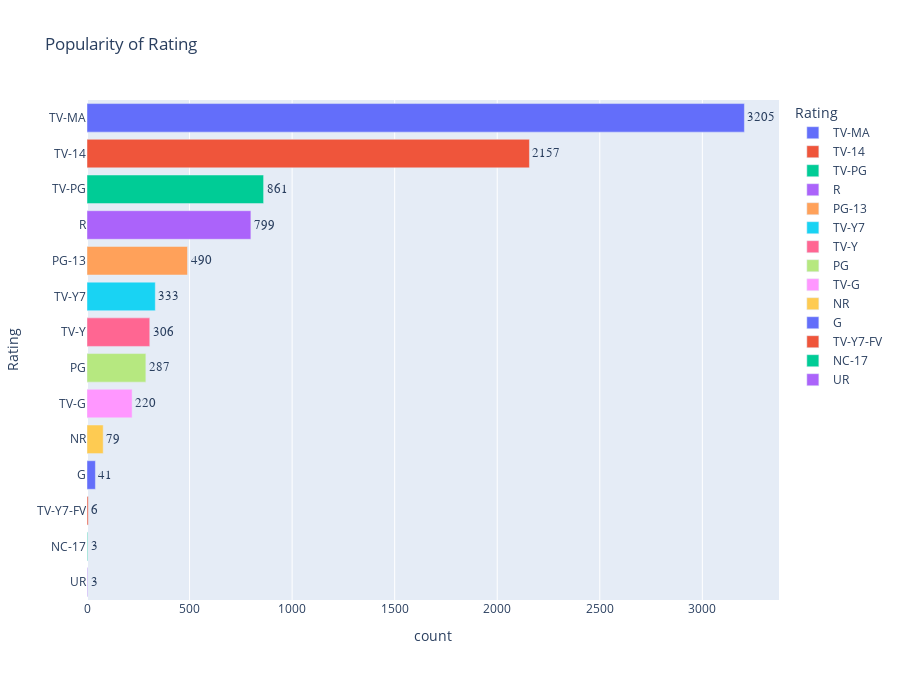

Notebook code cell kept with this figure:
### Code cell
fig = px.bar(data_frame=ratings, 
             x = 'count', 
             y = 'rating', 
             color = 'rating',
             text = 'count',
             orientation= "h",
             title= "Popularity of Rating",
             labels = {
                    "x" : "Frequency",
                    "rating" : "Rating"
                },
             height=680
            )

# Custom Format of numbers
fig.update_traces(
    textposition = "outside",
    outsidetextfont = {
        "family": "consolas",
         "size": 13
    }
)

iplot(fig)

### Figure 1 — Plotly figure (JSON) as saved in the notebook; plotly's stock layout.template omitted (floating-point values rounded to 4 significant figures)
{"data": [{"alignmentgroup": "True", "hovertemplate": "Rating=%{y}<br>count=%{text}<extra></extra>", "legendgroup": "TV-MA", "marker": {"color": "#636efa", "pattern": {"shape": ""}}, "name": "TV-MA", "offsetgroup": "TV-MA", "orientation": "h", "outsidetextfont": {"family": "consolas", "size": 13}, "showlegend": true, "text": [3205], "textposition": "outside", "type": "bar", "x": [3205], "xaxis": "x", "y": ["TV-MA"], "yaxis": "y"}, {"alignmentgroup": "True", "hovertemplate": "Rating=%{y}<br>count=%{text}<extra></extra>", "legendgroup": "TV-14", "marker": {"color": "#EF553B", "pattern": {"shape": ""}}, "name": "TV-14", "offsetgroup": "TV-14", "orientation": "h", "outsidetextfont": {"family": "consolas", "size": 13}, "showlegend": true, "text": [2157], "textposition": "outside", "type": "bar", "x": [2157], "xaxis": "x", "y": ["TV-14"], "yaxis": "y"}, {"alignmentgroup": "True", "hovertemplate": "Rating=%{y}<br>count=%{text}<extra></extra>", "legendgroup": "TV-PG", "marker": {"color": "#00cc96", "pattern": {"shape": ""}}, "name": "TV-PG", "offsetgroup": "TV-PG", "orientation": "h", "outsidetextfont": {"family": "consolas", "size": 13}, "showlegend": true, "text": [861], "textposition": "outside", "type": "bar", "x": [861], "xaxis": "x", "y": ["TV-PG"], "yaxis": "y"}, {"alignmentgroup": "True", "hovertemplate": "Rating=%{y}<br>count=%{text}<extra></extra>", "legendgroup": "R", "marker": {"color": "#ab63fa", "pattern": {"shape": ""}}, "name": "R", "offsetgroup": "R", "orientation": "h", "outsidetextfont": {"family": "consolas", "size": 13}, "showlegend": true, "text": [799], "textposition": "outside", "type": "bar", "x": [799], "xaxis": "x", "y": ["R"], "yaxis": "y"}, {"alignmentgroup": "True", "hovertemplate": "Rating=%{y}<br>count=%{text}<extra></extra>", "legendgroup": "PG-13", "marker": {"color": "#FFA15A", "pattern": {"shape": ""}}, "name": "PG-13", "offsetgroup": "PG-13", "orientation": "h", "outsidetextfont": {"family": "consolas", "size": 13}, "showlegend": true, "text": [490], "textposition": "outside", "type": "bar", "x": [490], "xaxis": "x", "y": ["PG-13"], "yaxis": "y"}, {"alignmentgroup": "True", "hovertemplate": "Rating=%{y}<br>count=%{text}<extra></extra>", "legendgroup": "TV-Y7", "marker": {"color": "#19d3f3", "pattern": {"shape": ""}}, "name": "TV-Y7", "offsetgroup": "TV-Y7", "orientation": "h", "outsidetextfont": {"family": "consolas", "size": 13}, "showlegend": true, "text": [333], "textposition": "outside", "type": "bar", "x": [333], "xaxis": "x", "y": ["TV-Y7"], "yaxis": "y"}, {"alignmentgroup": "True", "hovertemplate": "Rating=%{y}<br>count=%{text}<extra></extra>", "legendgroup": "TV-Y", "marker": {"color": "#FF6692", "pattern": {"shape": ""}}, "name": "TV-Y", "offsetgroup": "TV-Y", "orientation": "h", "outsidetextfont": {"family": "consolas", "size": 13}, "showlegend": true, "text": [306], "textposition": "outside", "type": "bar", "x": [306], "xaxis": "x", "y": ["TV-Y"], "yaxis": "y"}, {"alignmentgroup": "True", "hovertemplate": "Rating=%{y}<br>count=%{text}<extra></extra>", "legendgroup": "PG", "marker": {"color": "#B6E880", "pattern": {"shape": ""}}, "name": "PG", "offsetgroup": "PG", "orientation": "h", "outsidetextfont": {"family": "consolas", "size": 13}, "showlegend": true, "text": [287], "textposition": "outside", "type": "bar", "x": [287], "xaxis": "x", "y": ["PG"], "yaxis": "y"}, {"alignmentgroup": "True", "hovertemplate": "Rating=%{y}<br>count=%{text}<extra></extra>", "legendgroup": "TV-G", "marker": {"color": "#FF97FF", "pattern": {"shape": ""}}, "name": "TV-G", "offsetgroup": "TV-G", "orientation": "h", "outsidetextfont": {"family": "consolas", "size": 13}, "showlegend": true, "text": [220], "textposition": "outside", "type": "bar", "x": [220], "xaxis": "x", "y": ["TV-G"], "yaxis": "y"}, {"alignmentgroup": "True", "hovertemplate": "Rating=%{y}<br>count=%{text}<extra></extra>", "legendgroup": "NR", "marker": {"color": "#FECB52", "pattern": {"shape": ""}}, "name": "NR", "offsetgroup": "NR", "orientation": "h", "outsidetextfont": {"family": "consolas", "size": 13}, "showlegend": true, "text": [79], "textposition": "outside", "type": "bar", "x": [79], "xaxis": "x", "y": ["NR"], "yaxis": "y"}, {"alignmentgroup": "True", "hovertemplate": "Rating=%{y}<br>count=%{text}<extra></extra>", "legendgroup": "G", "marker": {"color": "#636efa", "pattern": {"shape": ""}}, "name": "G", "offsetgroup": "G", "orientation": "h", "outsidetextfont": {"family": "consolas", "size": 13}, "showlegend": true, "text": [41], "textposition": "outside", "type": "bar", "x": [41], "xaxis": "x", "y": ["G"], "yaxis": "y"}, {"alignmentgroup": "True", "hovertemplate": "Rating=%{y}<br>count=%{text}<extra></extra>", "legendgroup": "TV-Y7-FV", "marker": {"color": "#EF553B", "pattern": {"shape": ""}}, "name": "TV-Y7-FV", "offsetgroup": "TV-Y7-FV", "orientation": "h", "outsidetextfont": {"family": "consolas", "size": 13}, "showlegend": true, "text": [6], "textposition": "outside", "type": "bar", "x": [6], "xaxis": "x", "y": ["TV-Y7-FV"], "yaxis": "y"}, {"alignmentgroup": "True", "hovertemplate": "Rating=%{y}<br>count=%{text}<extra></extra>", "legendgroup": "NC-17", "marker": {"color": "#00cc96", "pattern": {"shape": ""}}, "name": "NC-17", "offsetgroup": "NC-17", "orientation": "h", "outsidetextfont": {"family": "consolas", "size": 13}, "showlegend": true, "text": [3], "textposition": "outside", "type": "bar", "x": [3], "xaxis": "x", "y": ["NC-17"], "yaxis": "y"}, {"alignmentgroup": "True", "hovertemplate": "Rating=%{y}<br>count=%{text}<extra></extra>", "legendgroup": "UR", "marker": {"color": "#ab63fa", "pattern": {"shape": ""}}, "name": "UR", "offsetgroup": "UR", "orientation": "h", "outsidetextfont": {"family": "consolas", "size": 13}, "showlegend": true, "text": [3], "textposition": "outside", "type": "bar", "x": [3], "xaxis": "x", "y": ["UR"], "yaxis": "y"}], "layout": {"barmode": "relative", "height": 680, "legend": {"title": {"text": "Rating"}, "tracegroupgap": 0}, "title": {"text": "Popularity of Rating"}, "xaxis": {"anchor": "y", "domain": [0, 1], "title": {"text": "count"}}, "yaxis": {"anchor": "x", "categoryarray": ["UR", "NC-17", "TV-Y7-FV", "G", "NR", "TV-G", "PG", "TV-Y", "TV-Y7", "PG-13", "R", "TV-PG", "TV-14", "TV-MA"], "categoryorder": "array", "domain": [0, 1], "title": {"text": "Rating"}}}}
